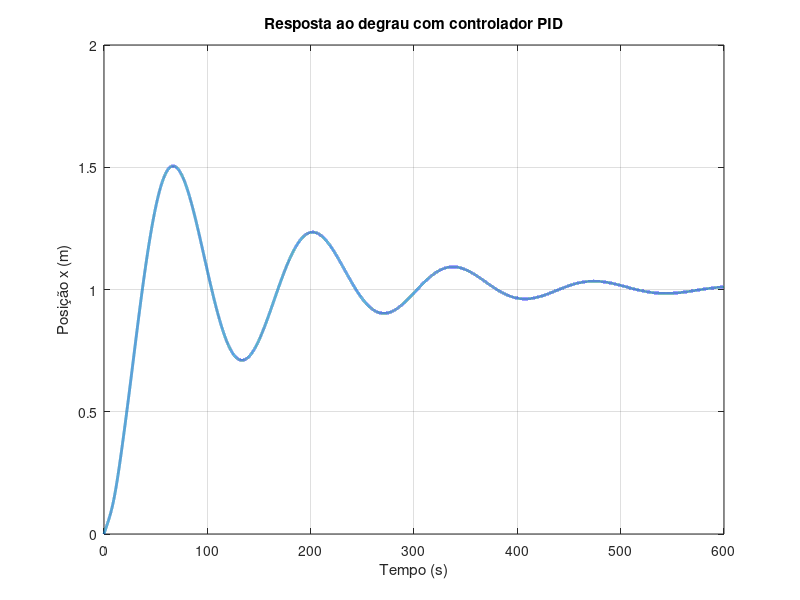
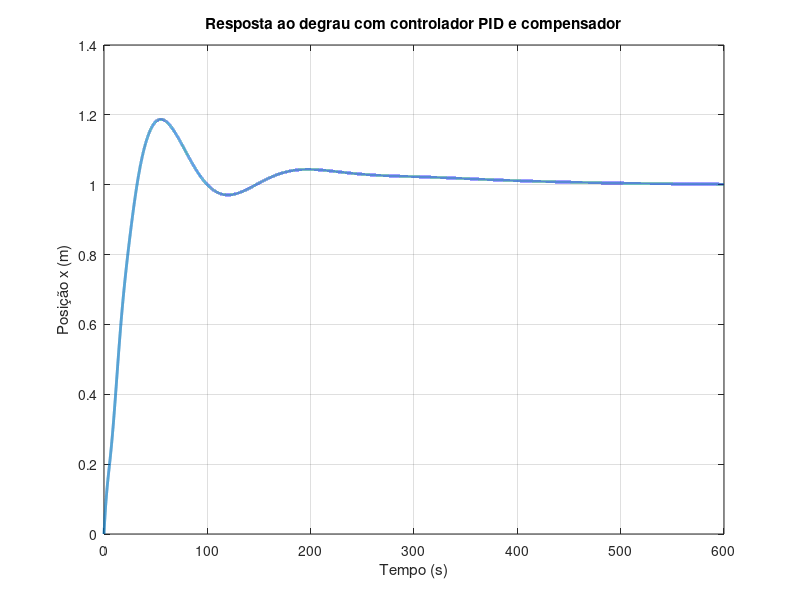

Source code (MATLAB) for these figures, in order:
clear;clc;close all

%% Atividade - Controlador PID - Lugar das raízes

%% Função de transferência utilizada
N = 10^(-3)*[2.218 .2024 .2528 .003805 0]; % Numerador
D = [1 0.273796 .157203 .00401842 .000090883 0 0]; % Denominador
GH1 = tf(N,D); % Função de transferência

%f11 = figure;
%margin(GH1)
%grid on
%axis([10^(-2) 1 10 10])

%% Simulação para degrau
%[y, t] = step(GH1, 400); % Degrau unitário
%{
f1 = figure;
plot(t,y,'LineWidth',2)
ylabel('Posição x (m)')
xlabel('Tempo (s)')
title('Resposta ao degrau do movimento translacional pela entrada $\tau_u$',...
    'Interpreter', 'Latex')
grid on
print(f1,'respDeg.png','-dpng','-r300')
%}
%% Lugar das raízes GH_1
%{
f2 = figure;
rlocus(GH1) % Criando o lugar das raízes
%set(findall(gcf,'type','line'),'linewidth',2);
axis([-0.2 0.05 -1 1])
title('Lugar das raízes')
xlabel('Eixo real')
ylabel('Eixo imaginário')
%print(f2,'lugRaizMA.png','-dpng','-r300')
%}
%% Controlador P
Kp = 1.11; % Constante de ganho Proporcional P
Gc_P = Kp; % Função de transferência do controlador P
T_P = feedback(GH1, Gc_P); % FT em malha fechada do controlador P
[y_cp, t_cp] = step(T_P, 800); % Degrau unitário para sistema controlado (P)

%{
f3 = figure;
plot(t_cp,y_cp,'LineWidth',2)
ylabel('Posição x (m)')
xlabel('Tempo (s)')
title('Resposta ao degrau com controlador P')
grid on
print(f3,'respDegP.png','-dpng','-r300')
%}

%% Lugar das raízes GH_2
Ns = 10^(-3)*[0 0 2.218 .2024 .2528 .003805 0 0]; % Numerador
Ds = [1 0.273796 .157203 .00401842 .000090883 0 0 0]; % Denominador
GH2 = tf(N,Ds+Kp*Ns); % Função de transferência para Lugar das Raízes
%{
f4 = figure;
rlocus(GH2) % Criando o lugar das raízes
%set(findall(gcf,'type','line'),'linewidth',2);
axis([-0.2 0.2 -0.5 0.5])
title('Lugar das raízes')
xlabel('Eixo real')
ylabel('Eixo imaginário')
%print(f2,'lugRaizMA2.png','-dpng','-r300')
%}
%% Controlador PI
%Ki = 0.00115; % Ganho integral
%Ki = 0.00448;
Ki = 0.01;
Gc_PI = tf([Kp Ki],[1 0]); % FT do controlador
T_2 = feedback(Gc_PI*GH1,1);
[y_cpi, t_cpi] = step(T_2, 1500); % Degrau unitário para sistema controlado (P)
%{
f5 = figure;
plot(t_cpi,y_cpi,'LineWidth',2)
ylabel('Posição x (m)')
xlabel('Tempo (s)')
title('Resposta ao degrau com controlador PI')
grid on
print(f5,'respDegPI.png','-dpng','-r300')
%}
%% Lugar das raízes GH_3
Ns2 = 10^(-3)*[0 2.218 .2024 .2528 .003805 0 0 0]; % Numerador
Nden = 10^(-3)*[0 0 0 2.218 .2024 .2528 .003805 0]; % Numerador
Ds = [1 0.273796 .157203 .00401842 .000090883 0 0 0]; % Denominador
GH3 = tf(Ns2,Ds+Kp*Ns+Ki*Nden); % Função de transferência para Lugar das Raízes
%{
f6 = figure;
rlocus(GH3) % Criando o lugar das raízes
%set(findall(gcf,'type','line'),'linewidth',2);
axis([-0.15 0.02 -0.4 0.4])
title('Lugar das raízes');
xlabel('Eixo real');
ylabel('Eixo imaginário')
%}
%% Controlador PID
Kd = 5.92; % Ganho derivativo
Gc_PID = tf([Kd Kp Ki],[1 0]); % FT do PID
T_3 = feedback(Gc_PID*GH1,1); % FT em malha fechada do PID
t = 0:0.01:600; % vetor tempo
[y_cpid, t_cpid] = step(T_3, t); % Degrau unitário para sistema controlado (P)

f6 = figure;
plot(t_cpid,y_cpid,'LineWidth',2)
ylabel('Posição x (m)')
xlabel('Tempo (s)')
title('Resposta ao degrau com controlador PID')
grid on
%print(f6,'LRrespDegPID.png','-dpng','-r300')

%% Compensador com PID
GH4 = Gc_PID*GH1; % FT PID + Planta

%f7 = figure;
%margin(GH4) % Estabilidade relativa FTMA
%grid on

%f8 = figure;
%pzplot(T_3)

Phi = (35 + 5)*pi/180; % Fase a vançar do compensador
alpha = (1+sin(Phi))/(1-sin(Phi)); % Razão de avanço
%alpha = 6;
v = -10*log10(alpha); % Valor para determinar om_n
om_n = 0.1; % Nova frequência de corte
p = alpha*om_n/sqrt(alpha); % Polo do compensador
z = om_n/sqrt(alpha); % Zero do compensador
Gc = alpha*tf([1 z],[1 p]); % FT compensador

GH5 = Gc*Gc_PID*GH1; % FT Compensador + PID + Planta

%f8 = figure;
%margin(GH5) % Estabilidade relativa FTMF
%grid on

T_4 = feedback(GH5,1); % FTMF com compensador
t2=0:0.01:600;
[ycomp, tcomp] = step(T_4, t2); % Degrau unitário para sistema controlado (P)

%f9 = figure;
%pzplot(T_4)

f10 = figure;
plot(tcomp, ycomp, 'LineWidth', 2)
ylabel('Posição x (m)')
xlabel('Tempo (s)')
title('Resposta ao degrau com controlador PID e compensador')
grid on
%print(f10,'LRrespDegPIDeCompensador.png','-dpng','-r300')

%{
%% Ação de Controle
u1 = acao(y_cpid,t_cpid,1,Kp,Ki,Kd);
u2 = acao(y,t,1,Kp,Ki,Kd);

f11 = figure;
plot(t_cpid, u1*10, 'LineWidth', 2)
title('Ação de controle')
ylabel('Ação de controle (N)')
xlabel('Tempo (s)')
grid on
print(f11,'LREsforcosfake.png','-dpng','-r300')

f12 = figure;
plot(t, u2*10, 'LineWidth', 2)
title('Ação de controle')
ylabel('Ação de controle (N)')
xlabel('Tempo (s)')
grid on
print(f12,'LRCompEsforcosfake.png','-dpng','-r300')
%}